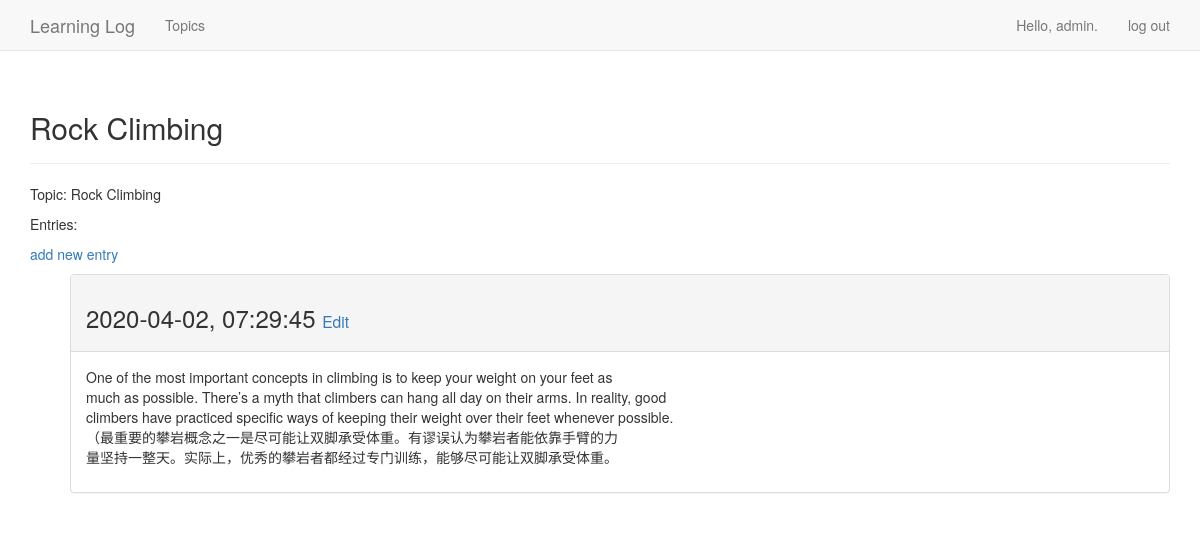
The page /topics/2/ (signed in) on the database its author committed.
### learn_logs/models.py (models this page shows, shortened)
class Topic(models.Model):
    text = models.CharField(max_length=200)
    date_added = models.DateTimeField(auto_now_add=True)
    owner = models.ForeignKey(User, on_delete=models.CASCADE)
    def __str__(self):
        if len(self.text) >= 50:
            return self.text[:50] + '...'
        else:
            return self.text

class Entry(models.Model):
    topic = models.ForeignKey(Topic, on_delete=models.CASCADE)
    text = models.TextField()
    date_added = models.DateTimeField(auto_now_add=True)
    class Mete:
        verbose_name_plural = 'entries'

### learn_logs/views.py (the view)
# urls.py: url(r'^topics/(?P<topic_id>\d+)/$', views.topic, name='topic'),
@login_required
def topic(request, topic_id):
    topic = Topic.objects.get(id=topic_id)
    if topic.owner != request.user:
        raise Http404
    entries = topic.entry_set.order_by('-date_added')
    context = {'topic': topic, 'entries': entries}
    return render(request, 'learn_logs/topic.html', context)

### learn_logs/templates/learn_logs/topic.html
{% extends 'learn_logs/base.html' %}
{% block header %}
    <h2>{{ topic }}</h2>
{% endblock header %}
{% block content %}
<p>Topic: {{ topic }}</p>
<p>Entries:</p>
<p>
    <a href="{% url 'learn_logs:new_entry' topic.id %}">add new entry</a>
</p>
<ul>
    {% for entry in entries %}
        <div class="panel panel-default">
            <div class="panel-heading">
                <h3>
                    {{ entry.date_added|date:'Y-m-d, H:i:s' }}
                    <small>
                        <a href="{% url 'learn_logs:edit_entry' entry.id %}"> Edit</a>
                    </small>
                </h3>
            </div>
            <div class="panel-body">
                {{ entry.text|linebreaks }}
            </div>
        </div>
    {% empty %}
        There are no entries for this topic yet.
    {% endfor %}
</ul>
{% endblock content %}

### learn_logs/templates/learn_logs/base.html (shortened to what this page needs)
{% load bootstrap3 %}
<!DOCTYPE html>
<html lang='en'>
    <head>
        {% bootstrap_css %}
    </head>
    <body>
        <nav class="navbar navbar-default navbar-static-top">
            <div class="container">
                <div class="navbar-header">
                    <a class="navbar-brand" href="{% url 'learn_logs:index' %}">
                        Learning Log
                    </a>
                </div>
                <div id="navbar" class="navbar-collapse collapse">
                    <ul class="nav navbar-nav">
                        <li><a href="{% url 'learn_logs:topics' %}">Topics</a></li>
                    </ul>
                    <ul class="nav navbar-nav navbar-right">
                      {% if user.is_authenticated %}
                        <li><a>Hello, {{ user.username }}.</a></li>
                        <li><a href="{% url 'users:logout' %}">log out</a></li>
                      {% else %}
                        <li><a href="{% url 'users:register'%}">register</a></li>
                        <li><a href="{% url 'users:login'%}">log in</a></li>
                      {% endif %}
                    </ul>
                </div>
            </div>
        </nav>
        <div class="container">
            <div class="page-header">
                {% block header %}{% endblock header %}
            </div>
            <div>
                {% block content %}{% endblock %}
            </div>
        </div>
    </body>
</html>

### rows shown on the page
Topic: text "Rock Climbing"
Entry: date_added "2020-04-02, 07:29:45", text "One of the most important concepts in climbing is to keep your weight on your feet as much as possible. There’s a myth that climbers can hang all day on their arms. In reality, good climbers have practiced specific ways of keeping their weight over their feet whenever possible. （最重要的攀岩概念之一是尽可能让双脚承受体重。有谬误认为攀岩者能依靠手臂的力 量坚持一整天。实际上，优秀的攀岩者都经过专门训练，能够尽可能让双脚承受体重。"

### other values the page prints
{{ user.username }} "admin"
